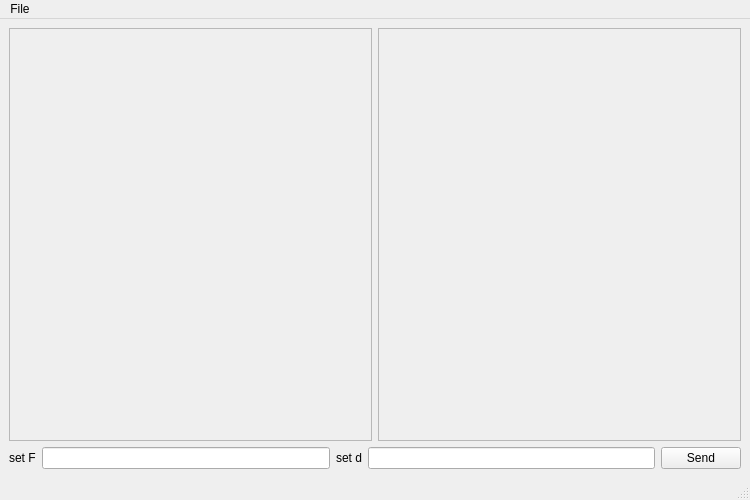
<?xml version="1.0" encoding="UTF-8"?>
<ui version="4.0">
 <class>MainWindow</class>
 <widget class="QMainWindow" name="MainWindow">
  <property name="geometry">
   <rect>
    <x>0</x>
    <y>0</y>
    <width>750</width>
    <height>500</height>
   </rect>
  </property>
  <property name="windowTitle">
   <string>MainWindow</string>
  </property>
  <widget class="QWidget" name="centralwidget">
   <layout class="QVBoxLayout" name="verticalLayout_2">
    <item>
     <layout class="QVBoxLayout" name="verticalLayout">
      <item>
       <layout class="QHBoxLayout" name="horizontalLayout">
        <item>
         <widget class="QScrollArea" name="scrollArea">
          <property name="widgetResizable">
           <bool>true</bool>
          </property>
          <widget class="QWidget" name="scrollAreaWidgetContents">
           <property name="geometry">
            <rect>
             <x>0</x>
             <y>0</y>
             <width>359</width>
             <height>404</height>
            </rect>
           </property>
           <widget class="QLabel" name="img">
            <property name="geometry">
             <rect>
              <x>150</x>
              <y>120</y>
              <width>40</width>
              <height>90</height>
             </rect>
            </property>
            <property name="text">
             <string/>
            </property>
           </widget>
          </widget>
         </widget>
        </item>
        <item>
         <widget class="QScrollArea" name="scrollArea_2">
          <property name="widgetResizable">
           <bool>true</bool>
          </property>
          <widget class="QWidget" name="scrollAreaWidgetContents_2">
           <property name="geometry">
            <rect>
             <x>0</x>
             <y>0</y>
             <width>359</width>
             <height>404</height>
            </rect>
           </property>
           <widget class="QLabel" name="img_2">
            <property name="geometry">
             <rect>
              <x>150</x>
              <y>140</y>
              <width>40</width>
              <height>90</height>
             </rect>
            </property>
            <property name="text">
             <string/>
            </property>
           </widget>
          </widget>
         </widget>
        </item>
       </layout>
      </item>
      <item>
       <layout class="QHBoxLayout" name="horizontalLayout_2">
        <item>
         <widget class="QLabel" name="setF">
          <property name="text">
           <string>set F</string>
          </property>
         </widget>
        </item>
        <item>
         <widget class="QLineEdit" name="writeF"/>
        </item>
        <item>
         <widget class="QLabel" name="setD">
          <property name="text">
           <string>set d</string>
          </property>
         </widget>
        </item>
        <item>
         <widget class="QLineEdit" name="writeD"/>
        </item>
        <item>
         <widget class="QPushButton" name="parameters">
          <property name="text">
           <string>Send</string>
          </property>
         </widget>
        </item>
       </layout>
      </item>
     </layout>
    </item>
   </layout>
  </widget>
  <widget class="QMenuBar" name="menubar">
   <property name="geometry">
    <rect>
     <x>0</x>
     <y>0</y>
     <width>750</width>
     <height>21</height>
    </rect>
   </property>
   <widget class="QMenu" name="menuFile">
    <property name="title">
     <string>File</string>
    </property>
    <addaction name="actionOpen"/>
    <addaction name="actionSave"/>
    <addaction name="separator"/>
    <addaction name="actionClose"/>
   </widget>
   <addaction name="menuFile"/>
  </widget>
  <widget class="QStatusBar" name="statusbar"/>
  <action name="actionOpen">
   <property name="text">
    <string>Open</string>
   </property>
   <property name="shortcut">
    <string>Ctrl+O</string>
   </property>
  </action>
  <action name="actionSave">
   <property name="text">
    <string>Save</string>
   </property>
   <property name="shortcut">
    <string>Ctrl+S</string>
   </property>
  </action>
  <action name="actionClose">
   <property name="text">
    <string>Close</string>
   </property>
  </action>
 </widget>
 <resources/>
 <connections/>
</ui>
